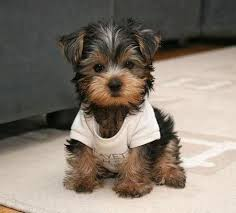
#> input picture puppy.jpg, 236 x 213 px
$ python 4d_question4.py   (Python 2 division)
#> lines starting #> are read from the running program, lines starting #| are printed output that depends on the picture
from PIL import Image

#set size

im=Image.open('puppy.jpg')
#> im is the input picture: PIL image 236x213 RGB; mean R, G, B 132.5, 122.1, 111.2
pixellist = im.load()

img = Image.new( im.mode, im.size)
#> img: PIL image 236x213 RGB; every value is 0
pixelnew = img.load()
for i in range(img.size[0]-2):
    for j in range(img.size[1]-2):
        if abs((sum(pixellist[i+2,j+1])+sum(pixellist[i,j+1])+sum(pixellist[i+1,j+2])+sum(pixellist[i+1,j])+sum(pixellist[i+2,j+2])+sum(pixellist[i+2,j])+sum(pixellist[i,j+2])+sum(pixellist[i,j]))/24-sum(pixellist[i+1,j+1])/3)>10:#compare to surrounding pixels
		#replace brightness of highest and lowest pixels with 5 remaining
			ninepixels=[pixellist[i+1,j+1],pixellist[i,j+1],pixellist[i+1,j],pixellist[i+2,j+2],pixellist[i,j+2],pixellist[i+2,j],pixellist[i,j],pixellist[i+1,j+2],pixellist[i+2,j+1]]
			brightness=[sum(a)/3 for a in ninepixels]
			brightness.sort()
			averageoffive=sum(brightness[2:7])/5
			lowest1=brightness[0]
			lowest2=brightness[1]
			highest1=brightness[7]
			highest2=brightness[8]
			if sum(pixellist[i+1,j+1])/3==lowest1:#1
				pixelnew[i+1,j+1]=tuple(x+(averageoffive-lowest1) for x in pixellist[i+1,j+1])
			elif sum(pixellist[i+1,j+1])/3==lowest2:
				pixelnew[i+1,j+1]=tuple(x+(averageoffive-lowest2) for x in pixellist[i+1,j+1])
			elif sum(pixellist[i+1,j+1])/3==highest2:
				pixelnew[i+1,j+1]=tuple(x+(highest2-averageoffive) for x in pixellist[i+1,j+1])
			elif sum(pixellist[i+1,j+1])/3==highest1:
				pixelnew[i+1,j+1]=tuple(x+(highest1-averageoffive) for x in pixellist[i+1,j+1])
			else:
				pixelnew[i+1,j+1] = pixellist[i+1,j+1]

			if sum(pixellist[i+1,j])/3==lowest1:#2
				pixelnew[i+1,j]=tuple(x+(averageoffive-lowest1) for x in pixellist[i+1,j])
			elif sum(pixellist[i+1,j])/3==lowest2:
				pixelnew[i+1,j]=tuple(x+(averageoffive-lowest2) for x in pixellist[i+1,j])
			elif sum(pixellist[i+1,j])/3==highest2:
				pixelnew[i+1,j]=tuple(x+(highest2-averageoffive) for x in pixellist[i+1,j])
			elif sum(pixellist[i+1,j])/3==highest1:
				pixelnew[i+1,j]=tuple(x+(highest1-averageoffive) for x in pixellist[i+1,j])
			else:
				pixelnew[i+1,j] = pixellist[i+1,j]

			if sum(pixellist[i,j+1])/3==lowest1:#3
				pixelnew[i,j+1]=tuple(x+(averageoffive-lowest1) for x in pixellist[i,j+1])
			elif sum(pixellist[i,j+1])/3==lowest2:
				pixelnew[i,j+1]=tuple(x+(averageoffive-lowest2) for x in pixellist[i,j+1])
			elif sum(pixellist[i,j+1])/3==highest2:
				pixelnew[i,j+1]=tuple(x+(highest2-averageoffive) for x in pixellist[i,j+1])
			elif sum(pixellist[i,j+1])/3==highest1:
				pixelnew[i,j+1]=tuple(x+(highest1-averageoffive) for x in pixellist[i,j+1])
			else:
				pixelnew[i,j+1] = pixellist[i,j+1]

			if sum(pixellist[i,j])/3==lowest1:#4
				pixelnew[i,j]=tuple(x+(averageoffive-lowest1) for x in pixellist[i,j])
			elif sum(pixellist[i,j])/3==lowest2:
				pixelnew[i,j]=tuple(x+(averageoffive-lowest2) for x in pixellist[i,j])
			elif sum(pixellist[i,j])/3==highest2:
				pixelnew[i,j]=tuple(x+(highest2-averageoffive) for x in pixellist[i,j])
			elif sum(pixellist[i,j])/3==highest1:
				pixelnew[i,j]=tuple(x+(highest1-averageoffive) for x in pixellist[i,j])
			else:
				pixelnew[i,j] = pixellist[i,j]

			if sum(pixellist[i+2,j])/3==lowest1:#5
				pixelnew[i+2,j]=tuple(x+(averageoffive-lowest1) for x in pixellist[i+2,j])
			elif sum(pixellist[i+2,j])/3==lowest2:
				pixelnew[i+2,j]=tuple(x+(averageoffive-lowest2) for x in pixellist[i+2,j])
			elif sum(pixellist[i+2,j])/3==highest2:
				pixelnew[i+2,j]=tuple(x+(highest2-averageoffive) for x in pixellist[i+2,j])
			elif sum(pixellist[i+2,j])/3==highest1:
				pixelnew[i+2,j]=tuple(x+(highest1-averageoffive) for x in pixellist[i+2,j])
			else:
				pixelnew[i+2,j] = pixellist[i+2,j]

			if sum(pixellist[i+1,j+2])/3==lowest1:#6
				pixelnew[i+1,j+2]=tuple(x+(averageoffive-lowest1) for x in pixellist[i+1,j+2])
			elif sum(pixellist[i+1,j+2])/3==lowest2:
				pixelnew[i+1,j+2]=tuple(x+(averageoffive-lowest2) for x in pixellist[i+1,j+2])
			elif sum(pixellist[i+1,j+2])/3==highest2:
				pixelnew[i+1,j+2]=tuple(x+(highest2-averageoffive) for x in pixellist[i+1,j+2])
			elif sum(pixellist[i+1,j+2])/3==highest1:
				pixelnew[i+1,j+2]=tuple(x+(highest1-averageoffive) for x in pixellist[i+1,j+2])
			else:
				pixelnew[i+1,j+2] = pixellist[i+1,j+2]

			if sum(pixellist[i+2,j+2])/3==lowest1:#7
				pixelnew[i+2,j+2]=tuple(x+(averageoffive-lowest1) for x in pixellist[i+2,j+2])
			elif sum(pixellist[i+2,j+2])/3==lowest2:
				pixelnew[i+2,j+2]=tuple(x+(averageoffive-lowest2) for x in pixellist[i+2,j+2])
			elif sum(pixellist[i+2,j+2])/3==highest2:
				pixelnew[i+2,j+2]=tuple(x+(highest2-averageoffive) for x in pixellist[i+2,j+2])
			elif sum(pixellist[i+2,j+2])/3==highest1:
				pixelnew[i+2,j+2]=tuple(x+(highest1-averageoffive) for x in pixellist[i+2,j+2])
			else:
				pixelnew[i+2,j+2] = pixellist[i+2,j+2]


			if sum(pixellist[i+2,j+1])/3==lowest1:#8
				pixelnew[i+2,j+1]=tuple(x+(averageoffive-lowest1) for x in pixellist[i+2,j+1])
			elif sum(pixellist[i+2,j+1])/3==lowest2:
				pixelnew[i+2,j+1]=tuple(x+(averageoffive-lowest2) for x in pixellist[i+2,j+1])
			elif sum(pixellist[i+2,j+1])/3==highest2:
				pixelnew[i+2,j+1]=tuple(x+(highest2-averageoffive) for x in pixellist[i+2,j+1])
			elif sum(pixellist[i+2,j+1])/3==highest1:
				pixelnew[i+2,j+1]=tuple(x+(highest1-averageoffive) for x in pixellist[i+2,j+1])
			else:
				pixelnew[i+2,j+1] = pixellist[i+2,j+1]

			if sum(pixellist[i,j+2])/3==lowest1:#9
				pixelnew[i,j+2]=tuple(x+(averageoffive-lowest1) for x in pixellist[i,j+2])
			elif sum(pixellist[i,j+2])/3==lowest2:
				pixelnew[i,j+2]=tuple(x+(averageoffive-lowest2) for x in pixellist[i,j+2])
			elif sum(pixellist[i,j+2])/3==highest2:
				pixelnew[i,j+2]=tuple(x+(highest2-averageoffive) for x in pixellist[i,j+2])
			elif sum(pixellist[i,j+2])/3==highest1:
				pixelnew[i,j+2]=tuple(x+(highest1-averageoffive) for x in pixellist[i,j+2])
			else:
				pixelnew[i,j+2] = pixellist[i,j+2]


        else: #in retrospect, the above should be a function
            pixelnew[i+1,j+1] = pixellist[i+1,j+1]


img.save('answer4.tif')
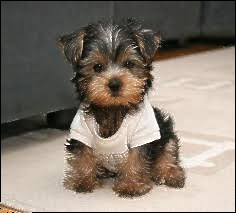
#> saved as answer4.tif: PIL image 236x213 RGB; mean R, G, B 133.1, 122.8, 112
